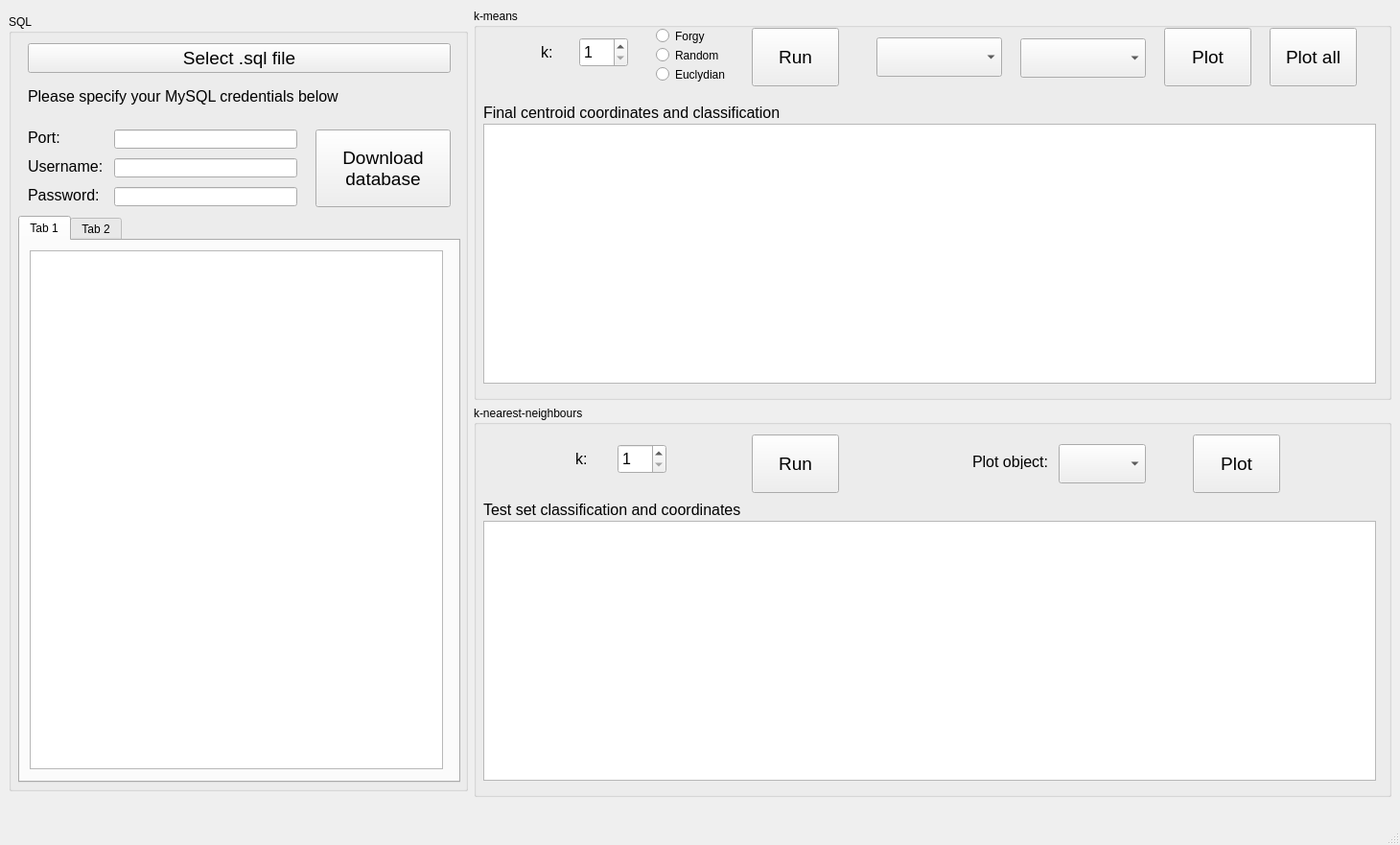
<?xml version="1.0" encoding="UTF-8"?>
<ui version="4.0">
 <class>MainWindow</class>
 <widget class="QMainWindow" name="MainWindow">
  <property name="geometry">
   <rect>
    <x>0</x>
    <y>0</y>
    <width>1460</width>
    <height>881</height>
   </rect>
  </property>
  <property name="minimumSize">
   <size>
    <width>1460</width>
    <height>881</height>
   </size>
  </property>
  <property name="maximumSize">
   <size>
    <width>1460</width>
    <height>881</height>
   </size>
  </property>
  <property name="windowTitle">
   <string>MainWindow</string>
  </property>
  <widget class="QWidget" name="centralwidget">
   <property name="enabled">
    <bool>true</bool>
   </property>
   <property name="minimumSize">
    <size>
     <width>1240</width>
     <height>840</height>
    </size>
   </property>
   <property name="maximumSize">
    <size>
     <width>1500</width>
     <height>840</height>
    </size>
   </property>
   <layout class="QGridLayout" name="gridLayout_7">
    <item row="0" column="0" rowspan="2">
     <layout class="QGridLayout" name="gridLayout">
      <item row="0" column="0">
       <widget class="QGroupBox" name="groupBox">
        <property name="minimumSize">
         <size>
          <width>400</width>
          <height>810</height>
         </size>
        </property>
        <property name="maximumSize">
         <size>
          <width>500</width>
          <height>810</height>
         </size>
        </property>
        <property name="title">
         <string>SQL</string>
        </property>
        <widget class="QLabel" name="label">
         <property name="geometry">
          <rect>
           <x>20</x>
           <y>120</y>
           <width>61</width>
           <height>16</height>
          </rect>
         </property>
         <property name="font">
          <font>
           <pointsize>12</pointsize>
          </font>
         </property>
         <property name="text">
          <string>Port:</string>
         </property>
        </widget>
        <widget class="QLabel" name="label_2">
         <property name="geometry">
          <rect>
           <x>20</x>
           <y>150</y>
           <width>81</width>
           <height>16</height>
          </rect>
         </property>
         <property name="font">
          <font>
           <pointsize>12</pointsize>
          </font>
         </property>
         <property name="text">
          <string>Username:</string>
         </property>
        </widget>
        <widget class="QLabel" name="label_3">
         <property name="geometry">
          <rect>
           <x>20</x>
           <y>180</y>
           <width>81</width>
           <height>16</height>
          </rect>
         </property>
         <property name="font">
          <font>
           <pointsize>12</pointsize>
          </font>
         </property>
         <property name="text">
          <string>Password:</string>
         </property>
        </widget>
        <widget class="QLineEdit" name="edt_sql_port">
         <property name="geometry">
          <rect>
           <x>110</x>
           <y>120</y>
           <width>191</width>
           <height>20</height>
          </rect>
         </property>
        </widget>
        <widget class="QLineEdit" name="edt_sql_user">
         <property name="geometry">
          <rect>
           <x>110</x>
           <y>150</y>
           <width>191</width>
           <height>20</height>
          </rect>
         </property>
        </widget>
        <widget class="QLineEdit" name="edt_sql_pw">
         <property name="geometry">
          <rect>
           <x>110</x>
           <y>180</y>
           <width>191</width>
           <height>20</height>
          </rect>
         </property>
        </widget>
        <widget class="QLabel" name="label_4">
         <property name="geometry">
          <rect>
           <x>20</x>
           <y>70</y>
           <width>351</width>
           <height>31</height>
          </rect>
         </property>
         <property name="font">
          <font>
           <pointsize>12</pointsize>
          </font>
         </property>
         <property name="text">
          <string>Please specify your MySQL credentials below</string>
         </property>
        </widget>
        <widget class="QPushButton" name="btn_dl_db">
         <property name="geometry">
          <rect>
           <x>320</x>
           <y>120</y>
           <width>141</width>
           <height>81</height>
          </rect>
         </property>
         <property name="font">
          <font>
           <pointsize>14</pointsize>
          </font>
         </property>
         <property name="text">
          <string>Download
database</string>
         </property>
         <property name="autoDefault">
          <bool>false</bool>
         </property>
         <property name="default">
          <bool>false</bool>
         </property>
         <property name="flat">
          <bool>false</bool>
         </property>
        </widget>
        <widget class="QTabWidget" name="tabs_sql">
         <property name="geometry">
          <rect>
           <x>10</x>
           <y>210</y>
           <width>461</width>
           <height>591</height>
          </rect>
         </property>
         <property name="currentIndex">
          <number>0</number>
         </property>
         <widget class="QWidget" name="tab">
          <attribute name="title">
           <string>Tab 1</string>
          </attribute>
          <widget class="QTableWidget" name="table_sql1">
           <property name="geometry">
            <rect>
             <x>10</x>
             <y>10</y>
             <width>431</width>
             <height>541</height>
            </rect>
           </property>
          </widget>
         </widget>
         <widget class="QWidget" name="tab_2">
          <attribute name="title">
           <string>Tab 2</string>
          </attribute>
          <widget class="QTableWidget" name="table_sql2">
           <property name="geometry">
            <rect>
             <x>10</x>
             <y>10</y>
             <width>431</width>
             <height>541</height>
            </rect>
           </property>
          </widget>
         </widget>
        </widget>
        <widget class="QPushButton" name="btn_sql_select">
         <property name="geometry">
          <rect>
           <x>20</x>
           <y>30</y>
           <width>441</width>
           <height>31</height>
          </rect>
         </property>
         <property name="font">
          <font>
           <pointsize>14</pointsize>
          </font>
         </property>
         <property name="text">
          <string>Select .sql file</string>
         </property>
         <property name="autoDefault">
          <bool>false</bool>
         </property>
         <property name="default">
          <bool>false</bool>
         </property>
         <property name="flat">
          <bool>false</bool>
         </property>
        </widget>
       </widget>
      </item>
     </layout>
    </item>
    <item row="0" column="1" colspan="2">
     <layout class="QGridLayout" name="gridLayout_5">
      <item row="0" column="0">
       <widget class="QGroupBox" name="group_km">
        <property name="title">
         <string>k-means</string>
        </property>
        <widget class="QSpinBox" name="spin_km_k">
         <property name="geometry">
          <rect>
           <x>110</x>
           <y>30</y>
           <width>51</width>
           <height>31</height>
          </rect>
         </property>
         <property name="font">
          <font>
           <pointsize>12</pointsize>
          </font>
         </property>
         <property name="minimum">
          <number>1</number>
         </property>
         <property name="maximum">
          <number>14</number>
         </property>
        </widget>
        <widget class="QPushButton" name="btn_km_run">
         <property name="geometry">
          <rect>
           <x>290</x>
           <y>20</y>
           <width>91</width>
           <height>61</height>
          </rect>
         </property>
         <property name="font">
          <font>
           <pointsize>14</pointsize>
          </font>
         </property>
         <property name="text">
          <string>Run</string>
         </property>
        </widget>
        <widget class="QLabel" name="label_5">
         <property name="geometry">
          <rect>
           <x>70</x>
           <y>30</y>
           <width>21</width>
           <height>31</height>
          </rect>
         </property>
         <property name="font">
          <font>
           <pointsize>12</pointsize>
          </font>
         </property>
         <property name="text">
          <string>k:</string>
         </property>
        </widget>
        <widget class="QPushButton" name="btn_km_plot">
         <property name="geometry">
          <rect>
           <x>720</x>
           <y>20</y>
           <width>91</width>
           <height>61</height>
          </rect>
         </property>
         <property name="font">
          <font>
           <pointsize>14</pointsize>
          </font>
         </property>
         <property name="text">
          <string>Plot</string>
         </property>
        </widget>
        <widget class="QComboBox" name="combo_km1">
         <property name="geometry">
          <rect>
           <x>420</x>
           <y>30</y>
           <width>131</width>
           <height>41</height>
          </rect>
         </property>
         <property name="font">
          <font>
           <pointsize>12</pointsize>
          </font>
         </property>
        </widget>
        <widget class="QComboBox" name="combo_km2">
         <property name="geometry">
          <rect>
           <x>570</x>
           <y>31</y>
           <width>131</width>
           <height>41</height>
          </rect>
         </property>
         <property name="font">
          <font>
           <pointsize>12</pointsize>
          </font>
         </property>
        </widget>
        <widget class="QRadioButton" name="radio_km_forgy">
         <property name="geometry">
          <rect>
           <x>190</x>
           <y>20</y>
           <width>82</width>
           <height>17</height>
          </rect>
         </property>
         <property name="text">
          <string>Forgy</string>
         </property>
         <attribute name="buttonGroup">
          <string notr="true">buttonGroup_2</string>
         </attribute>
        </widget>
        <widget class="QRadioButton" name="radio_km_random">
         <property name="geometry">
          <rect>
           <x>190</x>
           <y>40</y>
           <width>82</width>
           <height>17</height>
          </rect>
         </property>
         <property name="text">
          <string>Random</string>
         </property>
         <attribute name="buttonGroup">
          <string notr="true">buttonGroup_2</string>
         </attribute>
        </widget>
        <widget class="QRadioButton" name="radio_km_euclyd">
         <property name="geometry">
          <rect>
           <x>190</x>
           <y>60</y>
           <width>82</width>
           <height>17</height>
          </rect>
         </property>
         <property name="text">
          <string>Euclydian</string>
         </property>
         <attribute name="buttonGroup">
          <string notr="true">buttonGroup_2</string>
         </attribute>
        </widget>
        <widget class="QTableWidget" name="table_km">
         <property name="geometry">
          <rect>
           <x>10</x>
           <y>120</y>
           <width>931</width>
           <height>271</height>
          </rect>
         </property>
        </widget>
        <widget class="QPushButton" name="btn_km_plot_all">
         <property name="geometry">
          <rect>
           <x>830</x>
           <y>20</y>
           <width>91</width>
           <height>61</height>
          </rect>
         </property>
         <property name="font">
          <font>
           <pointsize>14</pointsize>
          </font>
         </property>
         <property name="text">
          <string>Plot all</string>
         </property>
        </widget>
        <widget class="QLabel" name="label_8">
         <property name="geometry">
          <rect>
           <x>10</x>
           <y>100</y>
           <width>311</width>
           <height>16</height>
          </rect>
         </property>
         <property name="font">
          <font>
           <pointsize>12</pointsize>
          </font>
         </property>
         <property name="text">
          <string>Final centroid coordinates and classification</string>
         </property>
        </widget>
       </widget>
      </item>
     </layout>
    </item>
    <item row="1" column="1" colspan="2">
     <layout class="QGridLayout" name="gridLayout_6">
      <item row="0" column="0">
       <widget class="QGroupBox" name="group_knn">
        <property name="title">
         <string>k-nearest-neighbours</string>
        </property>
        <widget class="QComboBox" name="combo_knn">
         <property name="geometry">
          <rect>
           <x>610</x>
           <y>40</y>
           <width>91</width>
           <height>41</height>
          </rect>
         </property>
         <property name="font">
          <font>
           <pointsize>12</pointsize>
          </font>
         </property>
        </widget>
        <widget class="QPushButton" name="btn_knn_run">
         <property name="geometry">
          <rect>
           <x>290</x>
           <y>30</y>
           <width>91</width>
           <height>61</height>
          </rect>
         </property>
         <property name="font">
          <font>
           <pointsize>14</pointsize>
          </font>
         </property>
         <property name="text">
          <string>Run</string>
         </property>
        </widget>
        <widget class="QSpinBox" name="spin_knn_k">
         <property name="geometry">
          <rect>
           <x>150</x>
           <y>40</y>
           <width>51</width>
           <height>31</height>
          </rect>
         </property>
         <property name="font">
          <font>
           <pointsize>12</pointsize>
          </font>
         </property>
         <property name="minimum">
          <number>1</number>
         </property>
         <property name="maximum">
          <number>99</number>
         </property>
        </widget>
        <widget class="QLabel" name="label_6">
         <property name="geometry">
          <rect>
           <x>106</x>
           <y>40</y>
           <width>21</width>
           <height>31</height>
          </rect>
         </property>
         <property name="font">
          <font>
           <pointsize>12</pointsize>
          </font>
         </property>
         <property name="text">
          <string>k:</string>
         </property>
        </widget>
        <widget class="QPushButton" name="btn_knn_plot">
         <property name="geometry">
          <rect>
           <x>750</x>
           <y>30</y>
           <width>91</width>
           <height>61</height>
          </rect>
         </property>
         <property name="font">
          <font>
           <pointsize>14</pointsize>
          </font>
         </property>
         <property name="text">
          <string>Plot</string>
         </property>
        </widget>
        <widget class="QTableWidget" name="table_knn">
         <property name="geometry">
          <rect>
           <x>10</x>
           <y>120</y>
           <width>931</width>
           <height>271</height>
          </rect>
         </property>
        </widget>
        <widget class="QLabel" name="label_7">
         <property name="geometry">
          <rect>
           <x>520</x>
           <y>50</y>
           <width>91</width>
           <height>16</height>
          </rect>
         </property>
         <property name="font">
          <font>
           <pointsize>12</pointsize>
          </font>
         </property>
         <property name="text">
          <string>Plot object:</string>
         </property>
        </widget>
        <widget class="QLabel" name="label_9">
         <property name="geometry">
          <rect>
           <x>10</x>
           <y>100</y>
           <width>271</width>
           <height>16</height>
          </rect>
         </property>
         <property name="font">
          <font>
           <pointsize>12</pointsize>
          </font>
         </property>
         <property name="text">
          <string>Test set classification and coordinates</string>
         </property>
        </widget>
       </widget>
      </item>
     </layout>
    </item>
   </layout>
  </widget>
  <widget class="QMenuBar" name="menubar">
   <property name="geometry">
    <rect>
     <x>0</x>
     <y>0</y>
     <width>1460</width>
     <height>21</height>
    </rect>
   </property>
  </widget>
  <widget class="QStatusBar" name="statusbar"/>
 </widget>
 <resources/>
 <connections/>
 <buttongroups>
  <buttongroup name="buttonGroup_2"/>
 </buttongroups>
</ui>
